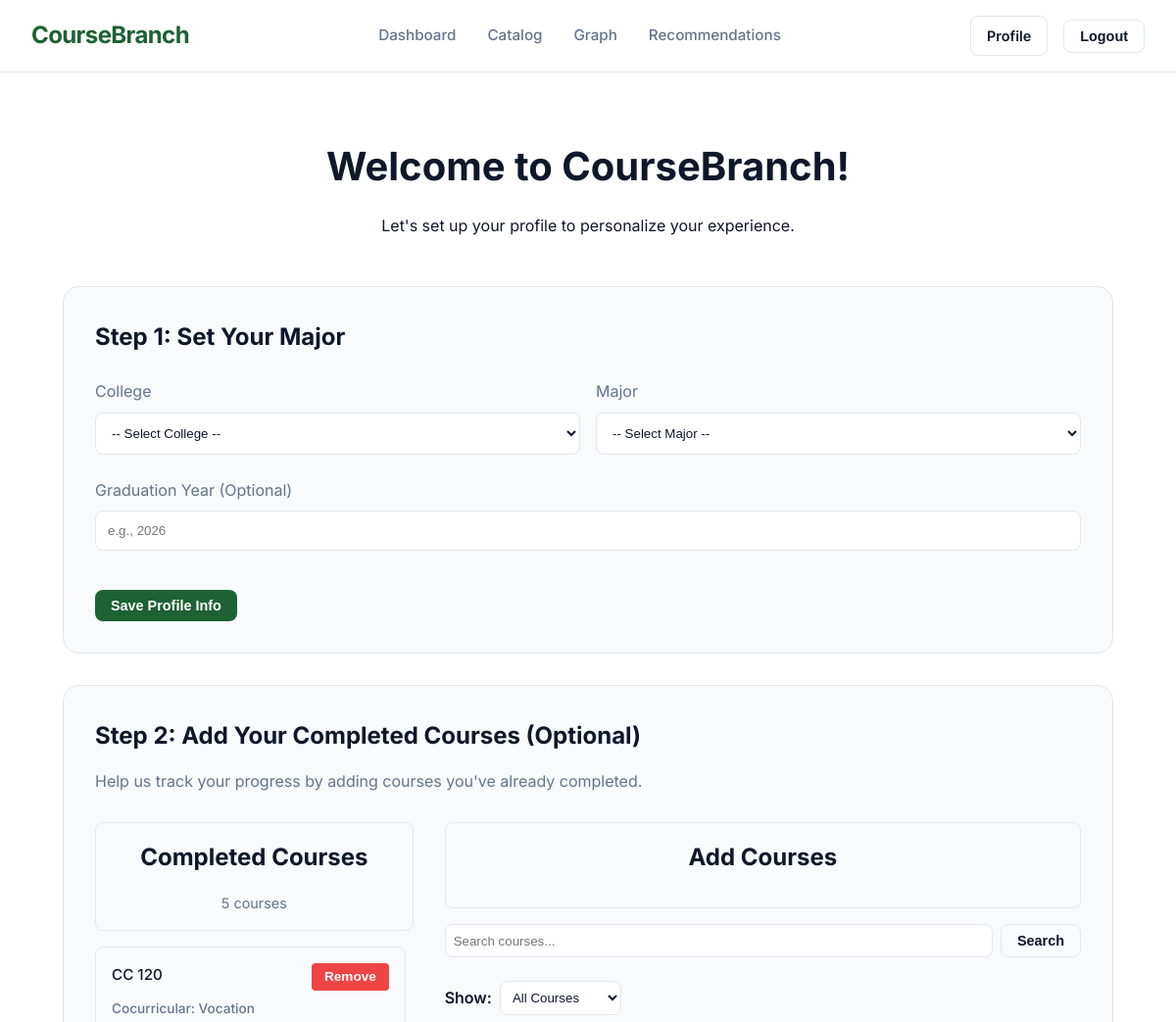
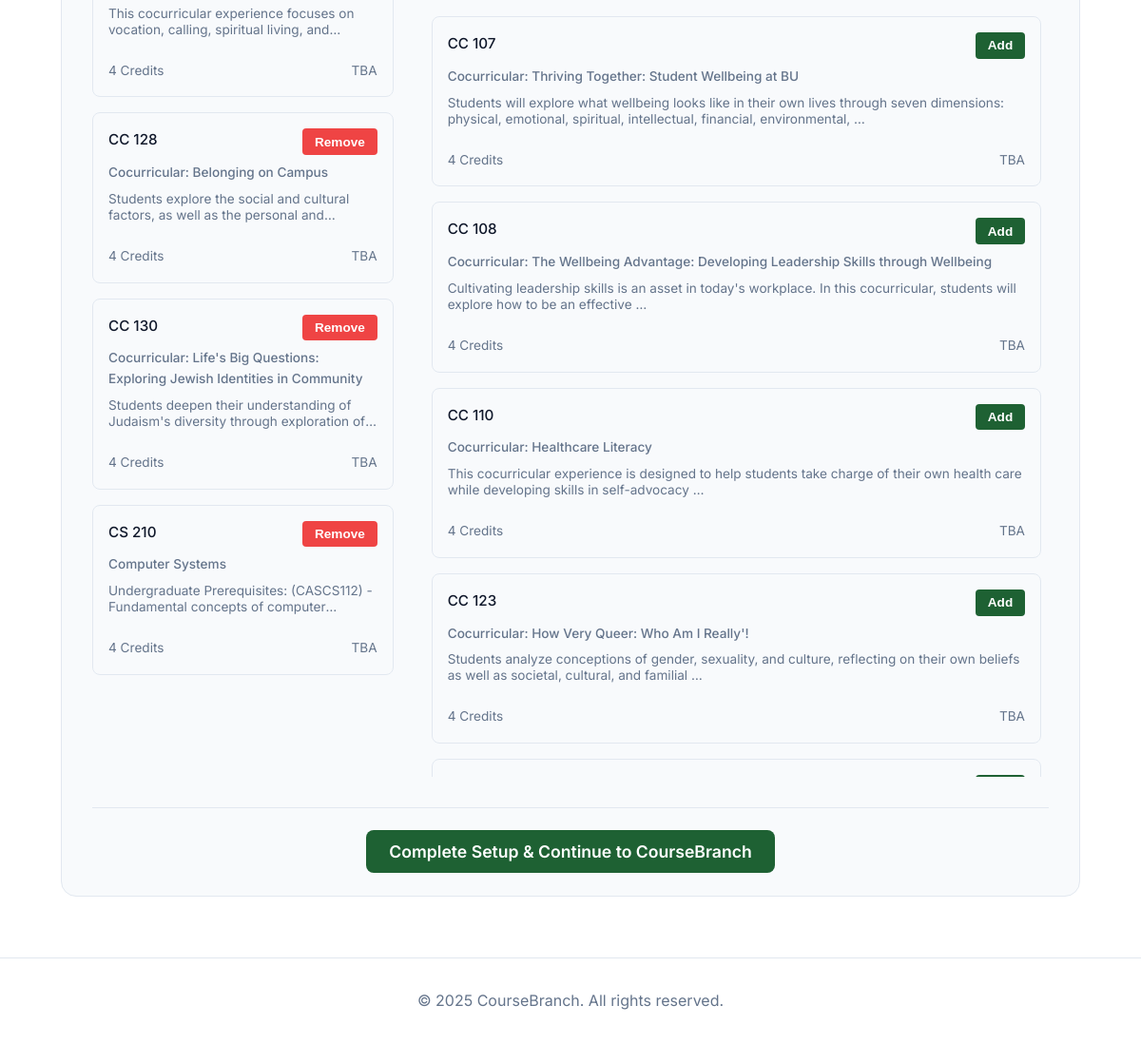
Page /onboarding/ (signed in) on the earlier database version (2 pictures, top to bottom).
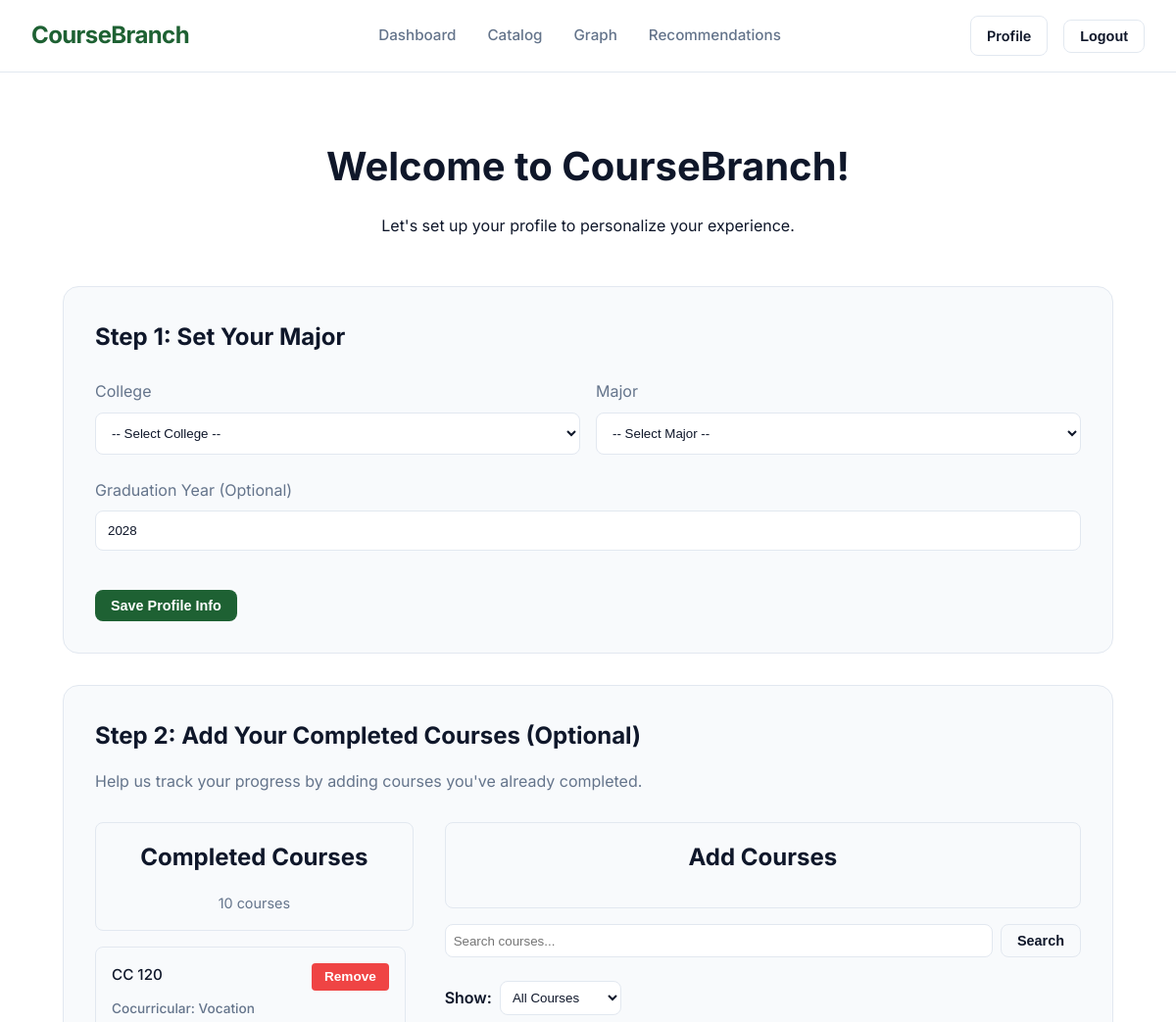
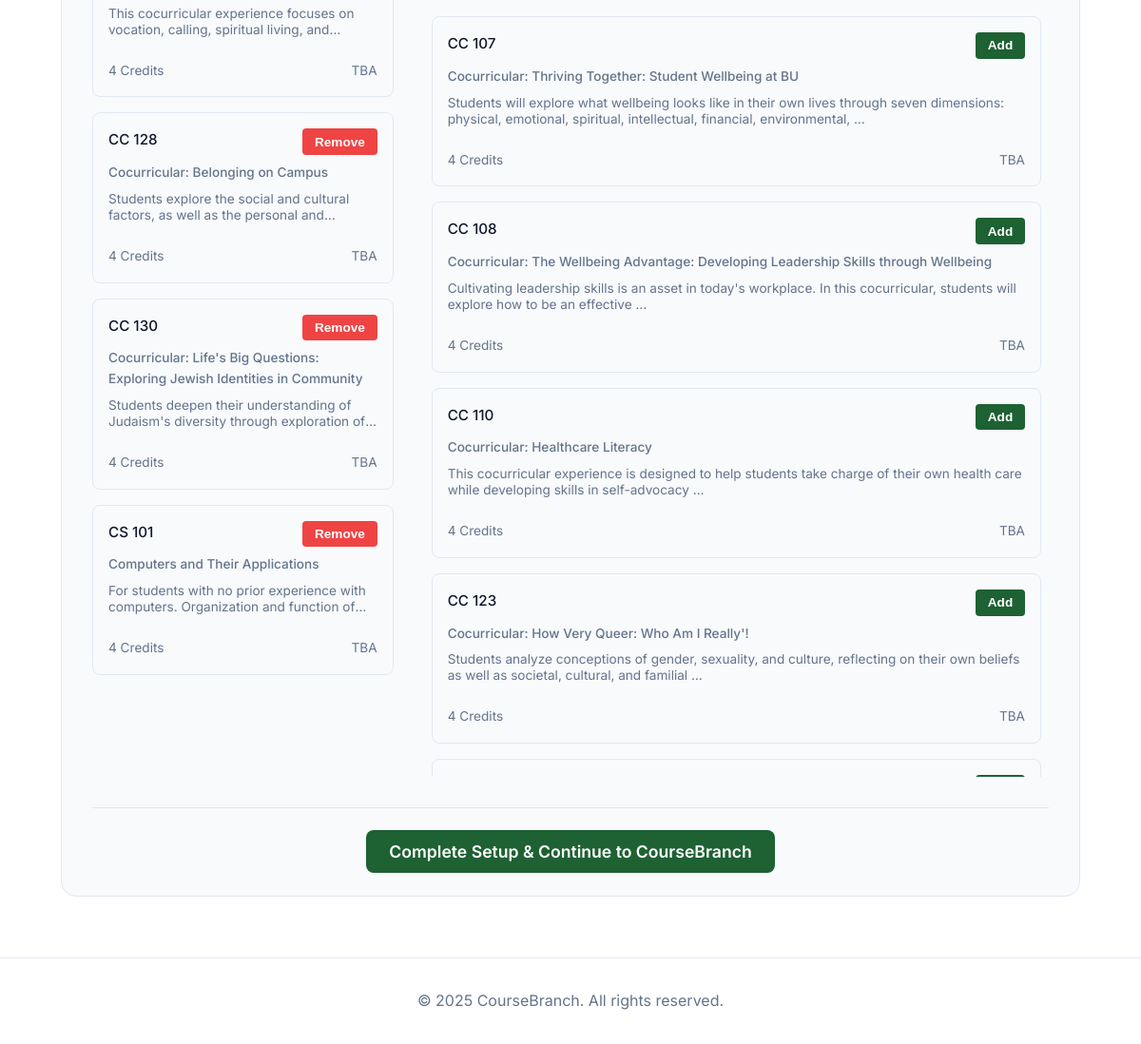
Same page on the later database version (2 pictures, top to bottom).
### catalog/models.py (models this page shows, shortened)
class Course(models.Model):
    college = models.ForeignKey(
        College, on_delete=models.CASCADE, related_name="courses"
    )
    code = models.CharField(max_length=20, unique=True)
    name = models.CharField(max_length=200)
    description = models.TextField()
    instructor = models.CharField(max_length=100)
    credits = models.IntegerField()
    prerequisites = models.ManyToManyField(
        'self',
        symmetrical=False,
        blank=True,
        related_name='required_for'
    )

### accounts/models.py (models this page shows, shortened)
class Profile(models.Model):
    user = models.OneToOneField(User, on_delete=models.CASCADE, related_name='profile')
    bio = models.TextField(blank=True, max_length=500)
    major = models.CharField(max_length=100, blank=True)
    college = models.CharField(max_length=100, blank=True)
    graduation_year = models.IntegerField(null=True, blank=True)
    completed_courses = models.ManyToManyField("catalog.Course", blank=True)

### accounts/views.py (the view, shortened to what this page needs)
# urls.py: path('onboarding/', views.onboarding_view, name='onboarding'),
@login_required
def onboarding_view(request):
    from django.db.models import Q
    profile, _ = Profile.objects.get_or_create(user=request.user)
    colleges_data = get_colleges_and_majors()
    college_list = sorted(colleges_data.keys())
    filter_type = request.GET.get('filter', 'all')
    search_query = request.GET.get('q', '').strip()
    completed_courses = profile.completed_courses.all()
    completed_codes = set(c.code for c in completed_courses)
    available_courses = Course.objects.exclude(code__in=completed_codes)
    if search_query:
        search_tokens = search_query.split()
        search_q = Q()
        for token in search_tokens:
            search_q &= (Q(code__icontains=token) | Q(name__icontains=token))
        available_courses = available_courses.filter(search_q)
    if filter_type == 'major' and profile.major:
        from catalog.views import _get_major_query
        query = _get_major_query(profile.major, profile.college)
        available_courses = available_courses.filter(query)
    elif filter_type == 'major' and not profile.major:
        available_courses = Course.objects.none()
    limit = 100
    available_courses = available_courses[:limit]
    return render(request, "accounts/onboarding.html", {
        "profile": profile,
        "colleges_data": json.dumps(colleges_data),
        "college_list": college_list,
        "completed_courses": completed_courses,
        "available_courses": available_courses,
        "filter_type": filter_type,
        "search_query": search_query,
        "user_college": profile.college,
        "user_major": profile.major,
        "has_major": bool(profile.major),
    })

### accounts/utils.py (called while the page is built, shortened)
def get_colleges_and_majors():
    json_path = os.path.join(settings.BASE_DIR, 'bu_majors.json')
    if not os.path.exists(json_path):
        return {}

### accounts/templates/accounts/onboarding.html (shortened to what the changed rows need)
{% extends 'base.html' %}
{% load static %}
{% block extra_css %}
<link rel="stylesheet" href="{% static 'css/catalog.css' %}">
<link rel="stylesheet" href="{% static 'css/profile.css' %}">
<link rel="stylesheet" href="{% static 'css/onboarding.css' %}">
{% endblock %}
{% block content %}
<div class="catalog-container">
    <div class="catalog-header">
        <h1>Welcome to CourseBranch!</h1>
    </div>
    <div class="feature-card onboarding-step-card">
        <h2>Step 1: Set Your Major</h2>
        <form method="post" id="major-form" class="profile-form">
            <div class="form-field">
                <label for="graduation_year">Graduation Year (Optional)</label>
                <input type="number" id="graduation_year" name="graduation_year"
                    value="{{ profile.graduation_year|default:'' }}" placeholder="e.g., 2026">
            </div>
        </form>
    </div>
    <div class="feature-card onboarding-step-2">
        <h2>Step 2: Add Your Completed Courses (Optional)</h2>
        <div class="two-column-layout">
            <div>
                <div class="column-header">
                    <h3>Completed Courses</h3>
                    <div class="count" id="completed-count">{{ completed_courses.count }} course{{ completed_courses.count|pluralize }}</div>
                </div>
                <div class="courses-column" id="completed-column">
                    {% for course in completed_courses %}
                    <div class="course-item" data-course-code="{{ course.code }}">
                        <div class="course-item-header">
                            <h4>{{ course.code }}</h4>
                            <button class="action-btn remove-btn" onclick="removeCourse('{{ course.code }}')">Remove</button>
                        </div>
                        <h5>{{ course.name }}</h5>
                        <p>{{ course.description|truncatewords:20 }}</p>
                        <div class="course-item-meta">
                            <span>{{ course.credits }} Credits</span>
                            <span>{{ course.instructor }}</span>
                        </div>
                    </div>
                    {% empty %}
                    <div class="course-item-empty">
                        <p>No completed courses yet. Add courses from the right panel.</p>
                    </div>
                    {% endfor %}
                </div>
            </div>
            <div>
                <div class="courses-column" id="available-column">
                    {% for course in available_courses %}
                    <div class="course-item" data-course-code="{{ course.code }}">
                        <div class="course-item-header">
                            <h4>{{ course.code }}</h4>
                            <button class="action-btn add-btn" onclick="addCourse('{{ course.code }}')">Add</button>
                        </div>
                        <h5>{{ course.name }}</h5>
                        <p>{{ course.description|truncatewords:20 }}</p>
                        <div class="course-item-meta">
                            <span>{{ course.credits }} Credits</span>
                            <span>{{ course.instructor }}</span>
                        </div>
                    </div>
                    {% empty %}
                    <div class="course-item-empty">
                        <p>No courses found. Try adjusting your search or filters.</p>
                    </div>
                    {% endfor %}
                </div>
            </div>
        </div>
    </div>
</div>
{% endblock %}

Differences in the rows shown:
no longer on this page (row unchanged): Course: code "CS 210", name "Computer Systems", description "Undergraduate Prerequisites: (CASCS112) - Fundamental concepts of…", credits "4", instructor "TBA", shown under "Completed Courses"
now on this page (row edited): Profile: graduation_year "2028"
now on this page (row unchanged): Course: code "CS 101", name "Computers and Their Applications", description "For students with no prior experience with computers. Organization and function…", credits "4", instructor "TBA", shown under "Completed Courses"
Other differences:
{{ completed_courses.count }}: "5" → "10"
